Frame 1 (no input): blank canvas, image omitted
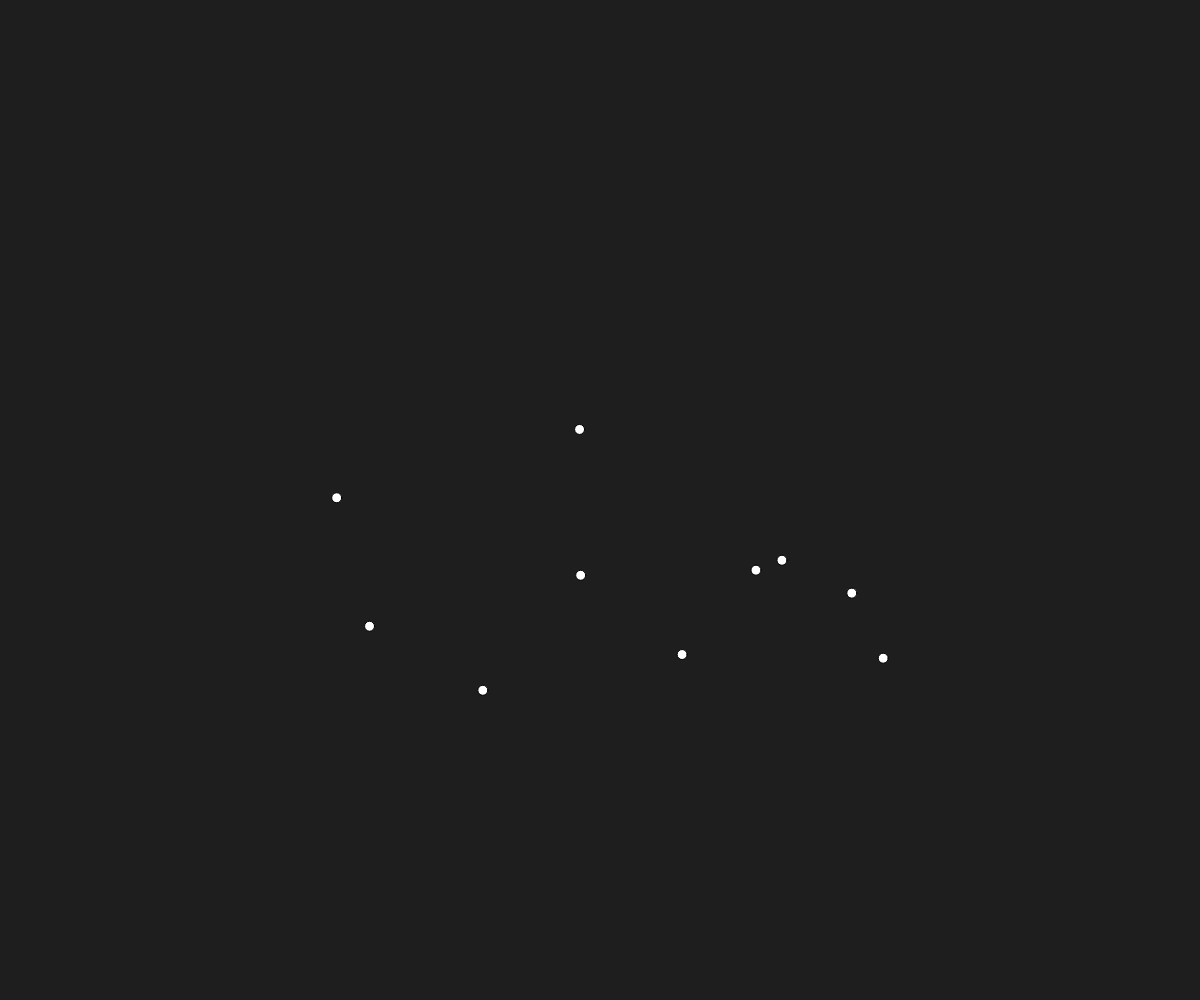
Frame 60 (no input)
Frame 120 (the mouse pressed at the canvas centre since frame 60): blank canvas, image omitted

The p5.js sketch that drew this single still picture (run headless with seeded random() and noise() and a simulated clock; from frame 60 on, the mouse is pressed at the canvas centre):

// p5.js sketch
// ── sketch.js
// -
// caminatori 0.2 by peterbaru [camminaotri, noise]
// 2020 © Pietro, Daniele @Fupete and the course DSII2020 at DESIGN.unirsm 
// github.com/dsii-2020-unirsm — github.com/peterbaru
// Educational purposes, MIT License, 2020, San Marino
// —

let Palline = []; // < array di linee
let n = 10; // < numero linee iniziali

function setup() {
  createCanvas(windowWidth, windowHeight, P2D); // < P2D--> 2D
  background(30);

  // gruppo iniziale di palline
  for (let i = 0; i < n; i++) {
    Palline.push(new Astronave(i)); // < push al quale è possibile tornare
  }
}

function draw() {
  background(30);

  push(); // < equivalente di pushMatrix in Processing

  // mostra gruppo di palline
  for (var i = 0; i < Palline.length; i++) {
    Palline[i].spostati();
    Palline[i].mostrati();
  }
  pop();
}

// aggiungi camminatori se premi il mouse
function mousePressed() {
  Palline.push(new Astronave(Palline.length));
}

// togli ultimo camminatore se premi un tasto
function keyPressed() {
  Palline.pop();
}


// definizione della classe Linea
function Astronave(_id) {

  // dati e costruttore
  this.id = _id;
  this.x = 0
  this.y = 0
  this.t = random(200)
  this.incr = random(0.001, 0.01)

  // funzionalità
  this.mostrati = function() {
    fill(255);
    ellipse(this.x, this.y, 10, 10);
  }

  this.spostati = function() {

    this.x = width * noise(this.t);
    this.y = height * noise(this.t + 25);
    //incremento
    this.t += this.incr;
  }
}

//da inserire sempre utilizzando windoWidth
//se ridimensiona la finestra ricalcola width e height canvas
function windowResized() {
  resizeCanvas(windowWidth, windowHeight);
}
